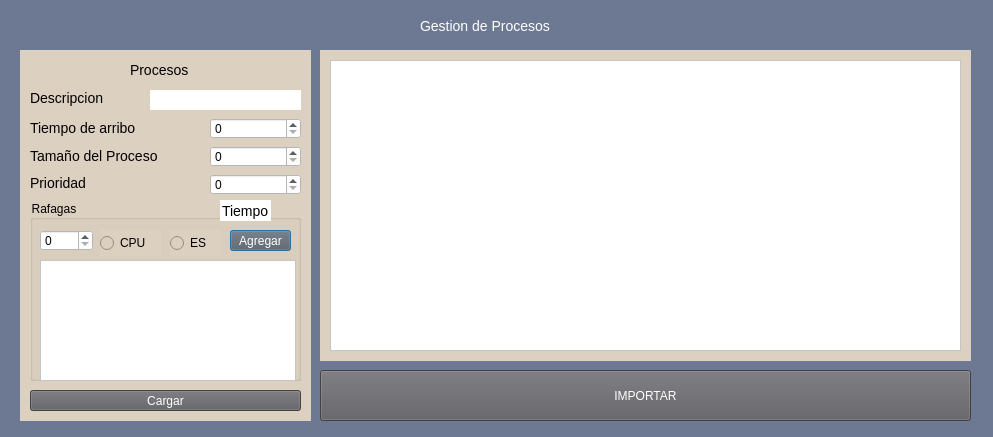
<?xml version="1.0" encoding="UTF-8"?>
<ui version="4.0">
 <class>CargadeProceso</class>
 <widget class="QDialog" name="CargadeProceso">
  <property name="geometry">
   <rect>
    <x>0</x>
    <y>0</y>
    <width>993</width>
    <height>437</height>
   </rect>
  </property>
  <property name="windowTitle">
   <string>Gestion de Procesos</string>
  </property>
  <property name="styleSheet">
   <string notr="true">QDialog{
background-color:#6d7993;
font-family: arial,verdana;
}
QLineEdit{
background-color:#b1a296;
border: 0;
font-size:14px;
height:30px;
}
QLabel{
color:white;
font-size:14px;
}
QPushButton#boton{
background-color:#00c07f;
color:white;
height:20px;
}
QPushButton#boton:hover{
background-color:#557a95;
color:white;
}
QTableWidget{
background-color: #b1a296;
}


</string>
  </property>
  <widget class="QLabel" name="labelGestProcesos">
   <property name="geometry">
    <rect>
     <x>420</x>
     <y>0</y>
     <width>171</width>
     <height>51</height>
    </rect>
   </property>
   <property name="font">
    <font>
     <pointsize>-1</pointsize>
    </font>
   </property>
   <property name="text">
    <string>Gestion de Procesos</string>
   </property>
  </widget>
  <widget class="QWidget" name="widgetContenedor" native="true">
   <property name="geometry">
    <rect>
     <x>20</x>
     <y>50</y>
     <width>951</width>
     <height>381</height>
    </rect>
   </property>
   <widget class="QWidget" name="widget_Procesos" native="true">
    <property name="geometry">
     <rect>
      <x>0</x>
      <y>-10</y>
      <width>291</width>
      <height>381</height>
     </rect>
    </property>
    <property name="styleSheet">
     <string notr="true">QWidget{

background-color:#dcd0c0;
}
QLabel{
color:black;
}
QPushButton{
background-color:#5d5c61;
color:white;

}
QPushButton:hover{
background-color:#062f4f;
color:white;
}</string>
    </property>
    <widget class="QLabel" name="label_Procesos">
     <property name="geometry">
      <rect>
       <x>110</x>
       <y>20</y>
       <width>71</width>
       <height>20</height>
      </rect>
     </property>
     <property name="font">
      <font>
       <pointsize>-1</pointsize>
      </font>
     </property>
     <property name="text">
      <string>Procesos</string>
     </property>
    </widget>
    <widget class="QLabel" name="label_Descripcion">
     <property name="geometry">
      <rect>
       <x>10</x>
       <y>50</y>
       <width>81</width>
       <height>16</height>
      </rect>
     </property>
     <property name="text">
      <string>Descripcion</string>
     </property>
    </widget>
    <widget class="QLabel" name="label_2">
     <property name="geometry">
      <rect>
       <x>10</x>
       <y>80</y>
       <width>131</width>
       <height>16</height>
      </rect>
     </property>
     <property name="text">
      <string>Tiempo de arribo</string>
     </property>
    </widget>
    <widget class="QLabel" name="label_TamProceso">
     <property name="geometry">
      <rect>
       <x>10</x>
       <y>108</y>
       <width>151</width>
       <height>16</height>
      </rect>
     </property>
     <property name="text">
      <string>Tamaño del Proceso</string>
     </property>
    </widget>
    <widget class="QLineEdit" name="lineEditDescrip">
     <property name="geometry">
      <rect>
       <x>130</x>
       <y>50</y>
       <width>151</width>
       <height>20</height>
      </rect>
     </property>
     <property name="styleSheet">
      <string notr="true">background-color:white;</string>
     </property>
    </widget>
    <widget class="QSpinBox" name="spinBoxTiempoarr">
     <property name="geometry">
      <rect>
       <x>190</x>
       <y>78</y>
       <width>91</width>
       <height>21</height>
      </rect>
     </property>
     <property name="styleSheet">
      <string notr="true">background-color:white;</string>
     </property>
    </widget>
    <widget class="QSpinBox" name="spinBoxTamProc">
     <property name="geometry">
      <rect>
       <x>190</x>
       <y>106</y>
       <width>91</width>
       <height>21</height>
      </rect>
     </property>
     <property name="styleSheet">
      <string notr="true">background-color:white;</string>
     </property>
    </widget>
    <widget class="QGroupBox" name="groupBox">
     <property name="geometry">
      <rect>
       <x>10</x>
       <y>160</y>
       <width>271</width>
       <height>181</height>
      </rect>
     </property>
     <property name="title">
      <string>Rafagas</string>
     </property>
     <widget class="QLineEdit" name="lineEdit_Tiempo">
      <property name="geometry">
       <rect>
        <x>190</x>
        <y>0</y>
        <width>51</width>
        <height>21</height>
       </rect>
      </property>
      <property name="styleSheet">
       <string notr="true">background-color:white;</string>
      </property>
      <property name="text">
       <string>Tiempo</string>
      </property>
     </widget>
     <widget class="QPushButton" name="pushButtonAgregarRafaga">
      <property name="geometry">
       <rect>
        <x>200</x>
        <y>30</y>
        <width>61</width>
        <height>21</height>
       </rect>
      </property>
      <property name="styleSheet">
       <string notr="true"/>
      </property>
      <property name="text">
       <string>Agregar</string>
      </property>
     </widget>
     <widget class="QTableWidget" name="tableWidgetRafaga">
      <property name="geometry">
       <rect>
        <x>10</x>
        <y>60</y>
        <width>256</width>
        <height>121</height>
       </rect>
      </property>
      <property name="styleSheet">
       <string notr="true">background-color:white;</string>
      </property>
      <attribute name="horizontalHeaderStretchLastSection">
       <bool>true</bool>
      </attribute>
     </widget>
     <widget class="QRadioButton" name="radioButtonCPU">
      <property name="geometry">
       <rect>
        <x>70</x>
        <y>30</y>
        <width>61</width>
        <height>26</height>
       </rect>
      </property>
      <property name="text">
       <string>CPU</string>
      </property>
     </widget>
     <widget class="QRadioButton" name="radioButtonES">
      <property name="geometry">
       <rect>
        <x>140</x>
        <y>30</y>
        <width>51</width>
        <height>26</height>
       </rect>
      </property>
      <property name="text">
       <string>ES</string>
      </property>
     </widget>
     <widget class="QSpinBox" name="spinBoxTiempo">
      <property name="geometry">
       <rect>
        <x>10</x>
        <y>30</y>
        <width>53</width>
        <height>21</height>
       </rect>
      </property>
      <property name="styleSheet">
       <string notr="true">background-color:white;</string>
      </property>
     </widget>
    </widget>
    <widget class="QPushButton" name="pushButtonCargar">
     <property name="geometry">
      <rect>
       <x>10</x>
       <y>350</y>
       <width>271</width>
       <height>21</height>
      </rect>
     </property>
     <property name="styleSheet">
      <string notr="true"/>
     </property>
     <property name="text">
      <string>Cargar</string>
     </property>
    </widget>
    <widget class="QLabel" name="label_TamProceso_2">
     <property name="geometry">
      <rect>
       <x>10</x>
       <y>134</y>
       <width>63</width>
       <height>17</height>
      </rect>
     </property>
     <property name="text">
      <string>Prioridad</string>
     </property>
    </widget>
    <widget class="QSpinBox" name="spinBoxPriori">
     <property name="geometry">
      <rect>
       <x>190</x>
       <y>134</y>
       <width>91</width>
       <height>21</height>
      </rect>
     </property>
     <property name="styleSheet">
      <string notr="true">background-color:white;</string>
     </property>
    </widget>
   </widget>
   <widget class="QWidget" name="widget_Ver" native="true">
    <property name="geometry">
     <rect>
      <x>300</x>
      <y>0</y>
      <width>651</width>
      <height>311</height>
     </rect>
    </property>
    <property name="styleSheet">
     <string notr="true">background-color:#dcd0c0;</string>
    </property>
    <widget class="QTableWidget" name="tableWidgetProcesos">
     <property name="geometry">
      <rect>
       <x>10</x>
       <y>10</y>
       <width>631</width>
       <height>291</height>
      </rect>
     </property>
     <property name="styleSheet">
      <string notr="true">background-color:white;</string>
     </property>
     <property name="rowCount">
      <number>0</number>
     </property>
     <property name="columnCount">
      <number>0</number>
     </property>
     <attribute name="horizontalHeaderStretchLastSection">
      <bool>true</bool>
     </attribute>
    </widget>
   </widget>
   <widget class="QPushButton" name="pushButtonImportar">
    <property name="geometry">
     <rect>
      <x>300</x>
      <y>320</y>
      <width>651</width>
      <height>51</height>
     </rect>
    </property>
    <property name="styleSheet">
     <string notr="true">QPushButton{
background-color:#5d5c61;
color:white;
height:20px;
}
QPushButton:hover{
background-color:#062f4f;
color:white;
}</string>
    </property>
    <property name="text">
     <string>IMPORTAR</string>
    </property>
   </widget>
  </widget>
 </widget>
 <resources/>
 <connections/>
</ui>
